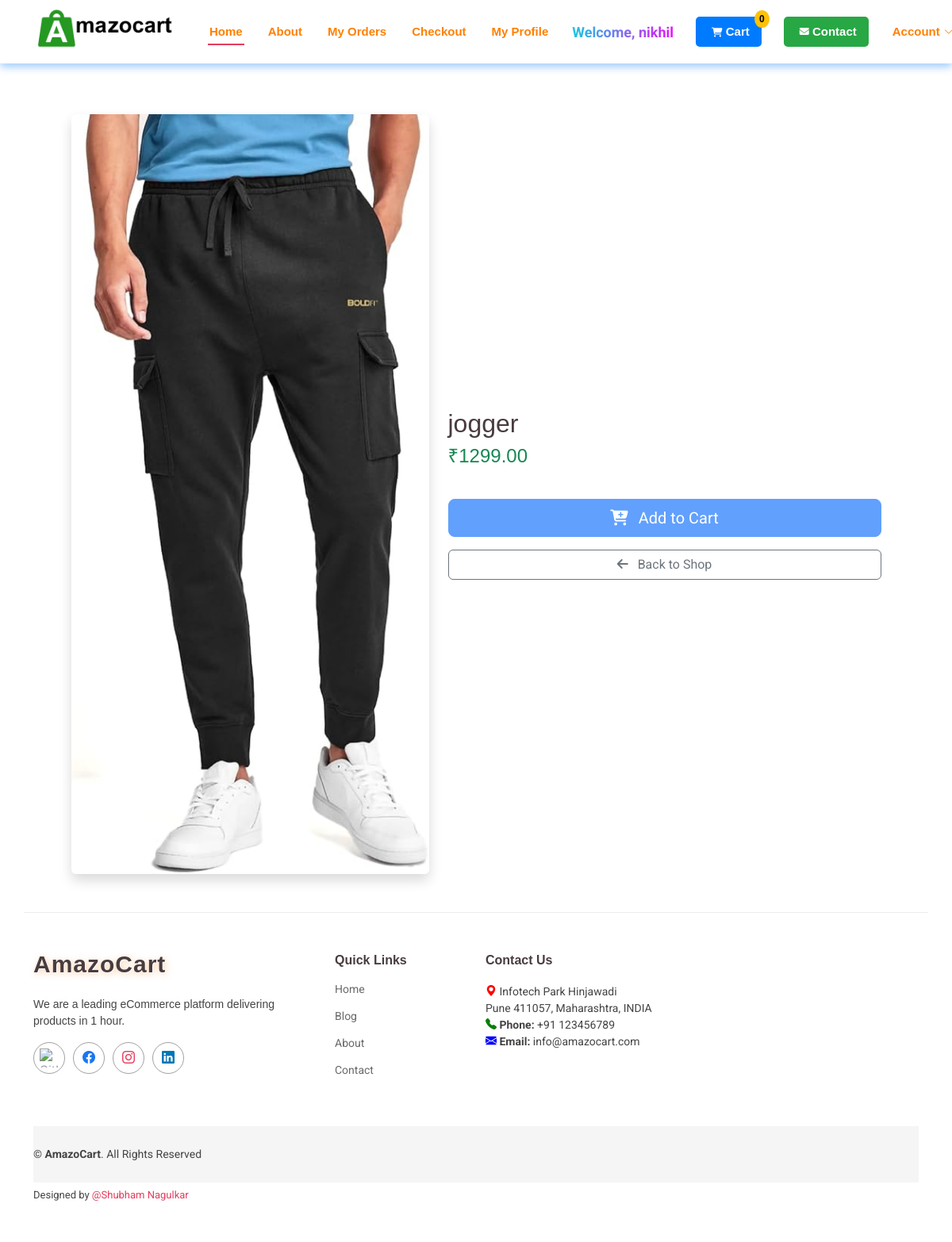
/product/1/ (signed in), run on the app's committed database.
### ecommerceapp/models.py (models this page shows, shortened)
class Product(models.Model):
    product_name = models.CharField(max_length=100)
    category = models.CharField(max_length=100)
    subcategory = models.CharField(max_length=100)
    price = models.DecimalField(max_digits=10, decimal_places=2)
    description = models.TextField()
    image = models.ImageField(upload_to='product_images/', null=True, blank=True)

### ecommerceapp/views.py (the view)
# urls.py: path('product/<int:id>/', views.view_product, name='product_detail'),
def view_product(request, id):
    product = get_object_or_404(Product, id=id)
    return render(request, 'viewproduct.html', {'product': product})

### templates/viewproduct.html (shortened to what this page needs)
{% extends 'base.html' %}
{% load static %}
{% block content %}
<div class="container my-5">
    <div class="row justify-content-center align-items-center">
        <div class="col-md-5 text-center">
            <img src="{{ product.image.url }}" alt="{{ product.product_name }}" class="img-fluid rounded shadow">
        </div>
        <div class="col-md-6">
            <h2>{{ product.product_name }}</h2>
            <h4 class="text-success mb-3">₹{{ product.price }}</h4>
            <button class="btn btn-primary btn-lg w-100 mb-3" disabled>
                <i class="fas fa-cart-plus me-2"></i> Add to Cart
            </button>
            <a href="{% url 'home' %}" class="btn btn-outline-secondary w-100">
                <i class="fas fa-arrow-left me-2"></i> Back to Shop
            </a>
        </div>
    </div>
</div>
{% endblock %}

### templates/base.html (shortened to what this page needs)
{% load static %}
<!DOCTYPE html>
<html lang="en">
<head>
  <link href="https://cdn.jsdelivr.net/npm/bootstrap-icons/font/bootstrap-icons.css" rel="stylesheet">
  <link href="https://cdnjs.cloudflare.com/ajax/libs/font-awesome/6.5.0/css/all.min.css" rel="stylesheet">
  <link href="{% static 'assets/vendor/bootstrap/css/bootstrap.min.css' %}" rel="stylesheet">
  <link href="{% static 'assets/vendor/aos/aos.css' %}" rel="stylesheet">
  <link href="{% static 'assets/vendor/glightbox/css/glightbox.min.css' %}" rel="stylesheet">
  <link href="{% static 'assets/vendor/swiper/swiper-bundle.min.css' %}" rel="stylesheet">
  <link href="{% static 'assets/css/main.css' %}" rel="stylesheet">
</head>
<body class="index-page">
  <header id="header" class="header d-flex align-items-center fixed-top">
    <div class="container-fluid container-xl position-relative d-flex align-items-center justify-content-between">
      <a href="/" class="logo d-flex align-items-center">
        <img src="{% static 'images/logo.png' %}" alt="AmazoCart Logo" class="logo-img" style="height: 220px;">
      </a>
      <nav id="navmenu" class="navmenu">
        <ul>
          <li><a href="/" class="active" style="color: #ff8000 !important;">Home</a></li>
          <li><a href="{% url 'about' %}">About</a></li>
          <li><a href="{% url 'tracker' %}">My Orders</a></li>
          <li><a href="{% url 'checkout' %}">Checkout</a></li>
          <li><a href="{% url 'profile' %}">My Profile</a></li>
          {% if user.is_authenticated %}
          <li style="font-weight: bold; font-size: 18px; background: linear-gradient(90deg, #00dbde, #fc00ff); -webkit-background-clip: text; -webkit-text-fill-color: transparent; animation: slide 2s infinite linear;">
            Welcome, {{ user.username }}
          </li>
          {% endif %}
          <li style="position: relative;">
            <a href="/cart" style="background-color: #007bff; color: white !important; padding: 8px 15px; border-radius: 5px; display: inline-block;">
              &nbsp;Cart
              <span id="cart-counter" style="
                position: absolute;
                top: -8px;
                right: -10px;
                background: #ffc107;
                color: #000;
                font-size: 12px;
                padding: 2px 6px;
                border-radius: 50%;
                font-weight: bold;
              ">
                {{ request.session.cart|length|default:0 }}
              </span>
            </a>
          </li>
          <li>
            <a href="/contact" style="background-color: #28a745; color: white !important; padding: 8px 15px; border-radius: 5px;">
              &nbsp;Contact
            </a>
          </li>
          <li class="dropdown">
            <a href="#">
              <span>Account</span> <i class="bi bi-chevron-down toggle-dropdown"></i>
            </a>
          </li>
        </ul>
      </nav>
    </div>
  </header>
  <main class="main mt-5 pt-5">
    {% block content %}{% endblock content %}
  </main>
  <footer id="footer" class="footer mt-5">
    <div class="container footer-top">
      <div class="row gy-4">
        <div class="col-lg-4 col-md-6 footer-about">
          <a href="/" class="logo d-flex align-items-center text-decoration-none">
            <span class="amazo-text">AmazoCart</span>
          </a>
          <p>We are a leading eCommerce platform delivering products in 1 hour.</p>
          <div class="social-links d-flex mt-3">
            <a href="https://github.com/shubh1234am" target="_blank">
              <img src="https://cdn.jsdelivr.net/gh/devicons/devicon/icons/github/github-original.svg" alt="GitHub" width="24" height="24">
            </a>
            <a href="https://www.linkedin.com/in/shubham-nagulkar-91917231a/" class="facebook"><i class="bi bi-facebook"></i></a>
            <a href="https://www.linkedin.com/in/shubham-nagulkar-91917231a/" class="instagram"><i class="bi bi-instagram"></i></a>
            <a href="https://www.linkedin.com/in/shubham-nagulkar-91917231a/" class="linkedin"><i class="bi bi-linkedin"></i></a>
          </div>
        </div>
        <div class="col-lg-2 col-md-3 footer-links">
          <h4>Quick Links</h4>
          <ul>
            <li><a href="/">Home</a></li>
            <li><a href="/blog">Blog</a></li>
            <li><a href="#about">About</a></li>
            <li><a href="/contact">Contact</a></li>
          </ul>
        </div>
        <div class="col-lg-3 col-md-3 footer-contact">
          <h4>Contact Us</h4>
          <p>
            <i class="bi bi-geo-alt-fill location-icon"></i> Infotech Park Hinjawadi<br>
            Pune 411057, Maharashtra, INDIA<br>
            <i class="bi bi-telephone-fill phone-icon"></i> <strong>Phone:</strong> +91 123456789<br>
            <i class="bi bi-envelope-fill email-icon"></i> <strong>Email:</strong> info@amazocart.com<br>
          </p>
        </div>
      </div>
    </div>
    <div class="container mt-4">
      <div class="copyright">
        <p>&copy; <strong><span>AmazoCart</span></strong>. All Rights Reserved</p>
      </div>
      <div class="credits">
        Designed by <a href="#">@Shubham Nagulkar</a>
      </div>
    </div>
  </footer>
</body>
</html>

### templates/base.html (style rules this page uses)
.header { box-shadow: 0px 4px 10px rgba(0, 123, 255, 0.4); background-color: #fff; z-index: 999; height: 80px; padding: 10px 0; }
.logo-img { height: 60px; width: auto; }
.navmenu ul li a { font-weight: bold; color: #ff8000 !important; }
.footer-links ul li a { color: #f8f9fa; transition: color 0.3s ease; }
.location-icon { color: red; }
.phone-icon { color: green; }
.email-icon { color: blue; }
.social-links a.facebook { color: #1877F2; }
.social-links a.instagram { color: #E4405F; }
.social-links a.linkedin { color: #0077B5; }

### data on the page
Product: image (picture), product_name "jogger", price "1299.00"

### other printed values
{{ user.username }} "nikhil"
{{ request.session.cart|length|default:0 }} "0"
